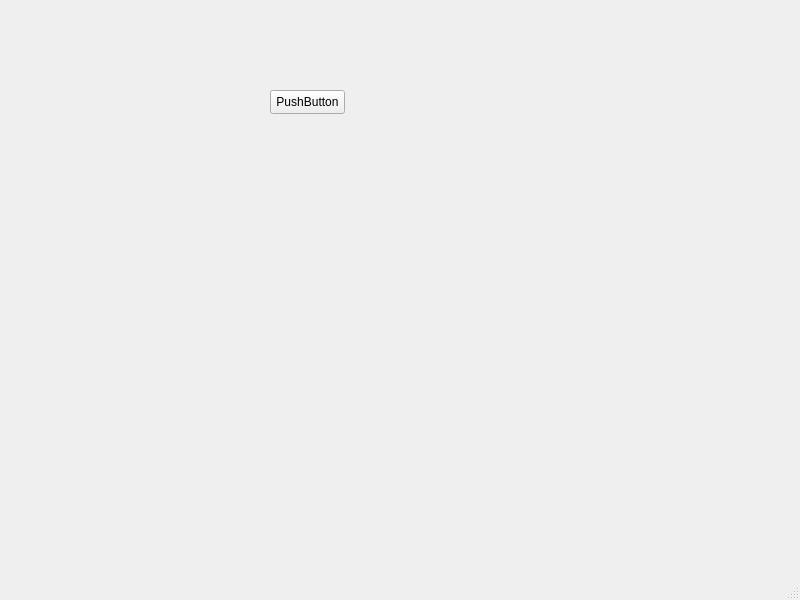
<?xml version="1.0" encoding="UTF-8"?>
<ui version="4.0">
 <class>Player</class>
 <widget class="QMainWindow" name="Player">
  <property name="geometry">
   <rect>
    <x>0</x>
    <y>0</y>
    <width>800</width>
    <height>600</height>
   </rect>
  </property>
  <property name="windowTitle">
   <string>Player</string>
  </property>
  <widget class="QWidget" name="centralwidget">
   <widget class="QPushButton" name="pushButton">
    <property name="geometry">
     <rect>
      <x>270</x>
      <y>90</y>
      <width>75</width>
      <height>24</height>
     </rect>
    </property>
    <property name="text">
     <string>PushButton</string>
    </property>
   </widget>
  </widget>
  <widget class="QMenuBar" name="menubar">
   <property name="geometry">
    <rect>
     <x>0</x>
     <y>0</y>
     <width>800</width>
     <height>22</height>
    </rect>
   </property>
  </widget>
  <widget class="QStatusBar" name="statusbar"/>
 </widget>
 <resources/>
 <connections/>
</ui>
